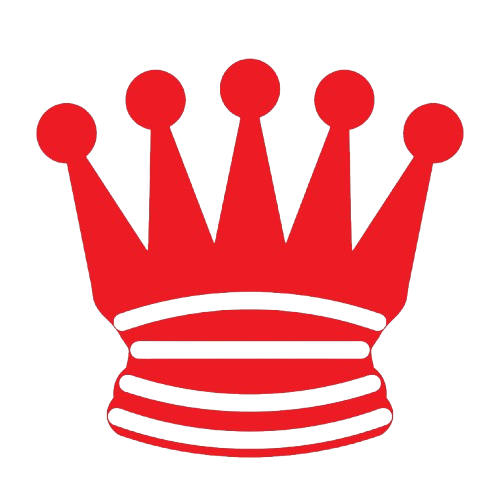
#> input picture rainha.png, 500 x 500 px
$ python n_rainhas.py
#> lines starting #> are read from the running program, lines starting #| are printed output that depends on the picture
### plot_tabuleiro.py
import os
import matplotlib.pyplot as plt
import matplotlib.image as mpimg

def desenharTabuleiro(solucao, n):
#> called with n = 50
    caminhoImagem = os.path.join(os.path.dirname(os.path.abspath(__file__)), 'rainha.png')

    fig, ax = plt.subplots()

    tabuleiro = [[(i + j) % 2 for i in range(n)] for j in range(n)]

    ax.imshow(tabuleiro, cmap='gray', extent=[0, n, 0, n])

    imgRainha = mpimg.imread(caminhoImagem)
#> imgRainha is the input picture: shape (500, 500, 4) float32; mean R, G, B, A 0.295, 0.0418, 0.0526, 0.308

    for linha in range(n):
        coluna = solucao[linha] - 1
        ax.imshow(imgRainha, extent=[coluna, coluna + 1, n - linha - 1, n - linha], zorder=1)

    ax.set_xticks(range(n))
    ax.set_yticks(range(n))
    ax.set_xticklabels([])
    ax.set_yticklabels([])
    ax.set_xlim(0, n)
    ax.set_ylim(0, n)
    ax.grid(False)
    plt.title(f'Solução para {n} rainhas')
    plt.show()
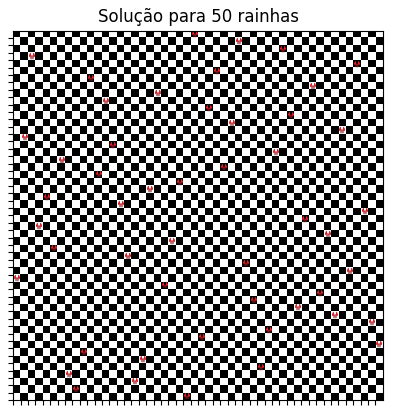
#> figure drawn by matplotlib, 1 panel

### n_rainhas.py
import random
import time
from plot_tabuleiro import desenharTabuleiro

def gerarSolucaoInicial(n):
    return random.sample(range(1, n + 1), n)  #vetor com numeros aleatorios sem repetir

def funcaoObjetivo(solucao):
    diagonalPositiva = set()
    diagonalNegativa = set()
    rainhasComConflito = set()

    conflitos = 0

    for i in range(len(solucao)):
        dpK = i - solucao[i] + 1
        dnK = i + solucao[i] + 1

        if dpK in diagonalPositiva or dnK in diagonalNegativa:
            conflitos += 1
            rainhasComConflito.add(i)  #adiciona a rainha que esta na linha i aos conflitos

        diagonalPositiva.add(dpK)
        diagonalNegativa.add(dnK)

    return conflitos, list(rainhasComConflito)

def gerarVizinho(solucao, rainhasConflito):
    n = len(solucao)
    vizinho = solucao[:]

    if rainhasConflito:
        pos1 = random.choice(rainhasConflito)  #escolhe uma rainha que esta causando conflito
        pos2 = random.randrange(n) #escolhe qualquer outra posicao para trocar

        while pos1 == pos2: #garante que sao duas posicoes diferentes
            pos2 = random.randrange(n)

        vizinho[pos1], vizinho[pos2] = vizinho[pos2], vizinho[pos1] #faz a troca das duas posições

    return vizinho

def buscaTabu(n, iteracoesMax, rodarAteEncontrarZero):
    solucaoAtual = gerarSolucaoInicial(n)
    conflitosAtual, rainhasConflito = funcaoObjetivo(solucaoAtual)

    iteracaoAtual = 0
    vizinhosGerados = 0

    melhorSolucao = solucaoAtual[:]
    melhorConflitos = conflitosAtual

    if conflitosAtual == 0:
        return melhorSolucao, melhorConflitos, vizinhosGerados

    while True:
        vizinho = gerarVizinho(solucaoAtual, rainhasConflito)  #gera um novo vizinho
        conflitosVizinho, rainhasConflitoVizinho = funcaoObjetivo(vizinho)

        vizinhosGerados += 1

        if conflitosVizinho < conflitosAtual or (conflitosVizinho == conflitosAtual and random.random() > 0.5):
            solucaoAtual[:] = vizinho[:]
            conflitosAtual = conflitosVizinho
            rainhasConflito = rainhasConflitoVizinho

            if conflitosAtual < melhorConflitos:
                melhorSolucao[:] = solucaoAtual[:]
                melhorConflitos = conflitosAtual

        if melhorConflitos == 0:
            break

        if not rodarAteEncontrarZero and iteracaoAtual >= iteracoesMax:
            break

        iteracaoAtual += 1

    return melhorSolucao, melhorConflitos, vizinhosGerados

if __name__ == "__main__":
    n = 50
    iteracoesMax = 3000
    rodarAteEncontrarZero = True
    plotarTabuleiro = True

    inicio = time.time()

    solucao, fitness, vizinhosGerados = buscaTabu(n, iteracoesMax, rodarAteEncontrarZero)

    fim = time.time()

    print("Solução: ", solucao)
    print("Número de rainhas: ", n)
    print("Fitness: ", fitness)
    print("Vizinhos gerados: ", vizinhosGerados)
    print(f"Tempo de execução: {fim - inicio:.10f} segundos")

    if(plotarTabuleiro):
        desenharTabuleiro(solucao, n)
